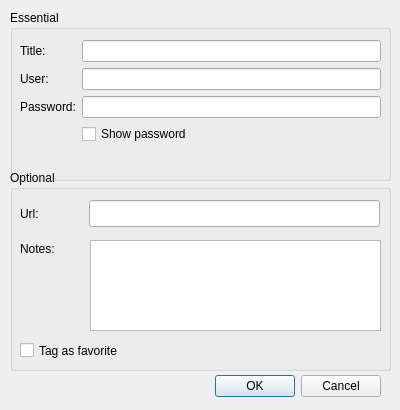
<?xml version="1.0" encoding="UTF-8"?>
<ui version="4.0">
 <class>ItemDialog</class>
 <widget class="QDialog" name="ItemDialog">
  <property name="windowModality">
   <enum>Qt::ApplicationModal</enum>
  </property>
  <property name="geometry">
   <rect>
    <x>0</x>
    <y>0</y>
    <width>400</width>
    <height>410</height>
   </rect>
  </property>
  <property name="sizePolicy">
   <sizepolicy hsizetype="Fixed" vsizetype="Fixed">
    <horstretch>0</horstretch>
    <verstretch>0</verstretch>
   </sizepolicy>
  </property>
  <property name="minimumSize">
   <size>
    <width>400</width>
    <height>410</height>
   </size>
  </property>
  <property name="maximumSize">
   <size>
    <width>400</width>
    <height>410</height>
   </size>
  </property>
  <property name="windowTitle">
   <string>New item</string>
  </property>
  <property name="windowIcon">
   <iconset resource="FortResources.qrc">
    <normaloff>:/icons/Fort255.png</normaloff>:/icons/Fort255.png</iconset>
  </property>
  <property name="modal">
   <bool>false</bool>
  </property>
  <widget class="QDialogButtonBox" name="buttonBox">
   <property name="geometry">
    <rect>
     <x>40</x>
     <y>370</y>
     <width>341</width>
     <height>32</height>
    </rect>
   </property>
   <property name="orientation">
    <enum>Qt::Horizontal</enum>
   </property>
   <property name="standardButtons">
    <set>QDialogButtonBox::Cancel|QDialogButtonBox::Ok</set>
   </property>
  </widget>
  <widget class="QGroupBox" name="groupBox">
   <property name="geometry">
    <rect>
     <x>10</x>
     <y>170</y>
     <width>381</width>
     <height>201</height>
    </rect>
   </property>
   <property name="title">
    <string>Optional</string>
   </property>
   <property name="flat">
    <bool>false</bool>
   </property>
   <property name="checkable">
    <bool>false</bool>
   </property>
   <property name="checked">
    <bool>false</bool>
   </property>
   <widget class="QLineEdit" name="lineEditUrl">
    <property name="geometry">
     <rect>
      <x>79</x>
      <y>30</y>
      <width>291</width>
      <height>27</height>
     </rect>
    </property>
    <property name="statusTip">
     <string>Optional url for the website these credentials are used</string>
    </property>
   </widget>
   <widget class="QLabel" name="labelUrl">
    <property name="geometry">
     <rect>
      <x>10</x>
      <y>30</y>
      <width>24</width>
      <height>27</height>
     </rect>
    </property>
    <property name="text">
     <string>Url:</string>
    </property>
   </widget>
   <widget class="QCheckBox" name="checkBoxTagAsFavorite">
    <property name="geometry">
     <rect>
      <x>10</x>
      <y>170</y>
      <width>111</width>
      <height>21</height>
     </rect>
    </property>
    <property name="text">
     <string>Tag as favorite</string>
    </property>
   </widget>
  </widget>
  <widget class="QGroupBox" name="groupBox_2">
   <property name="geometry">
    <rect>
     <x>10</x>
     <y>10</y>
     <width>381</width>
     <height>171</height>
    </rect>
   </property>
   <property name="title">
    <string>Essential</string>
   </property>
   <widget class="QWidget" name="formLayoutWidget">
    <property name="geometry">
     <rect>
      <x>10</x>
      <y>30</y>
      <width>361</width>
      <height>129</height>
     </rect>
    </property>
    <layout class="QFormLayout" name="formLayout">
     <property name="fieldGrowthPolicy">
      <enum>QFormLayout::AllNonFixedFieldsGrow</enum>
     </property>
     <item row="0" column="0">
      <widget class="QLabel" name="labelTitle_2">
       <property name="text">
        <string>Title:</string>
       </property>
      </widget>
     </item>
     <item row="0" column="1">
      <widget class="QLineEdit" name="lineTitle_2"/>
     </item>
     <item row="1" column="0">
      <widget class="QLabel" name="labelUser">
       <property name="text">
        <string>User:</string>
       </property>
      </widget>
     </item>
     <item row="1" column="1">
      <widget class="QLineEdit" name="lineUser"/>
     </item>
     <item row="3" column="0">
      <widget class="QLabel" name="labelPassword">
       <property name="text">
        <string>Password:</string>
       </property>
      </widget>
     </item>
     <item row="3" column="1">
      <widget class="QLineEdit" name="linePassword">
       <property name="inputMask">
        <string/>
       </property>
       <property name="echoMode">
        <enum>QLineEdit::Password</enum>
       </property>
      </widget>
     </item>
     <item row="4" column="1">
      <widget class="QCheckBox" name="checkBox">
       <property name="text">
        <string>Show password</string>
       </property>
       <property name="tristate">
        <bool>false</bool>
       </property>
      </widget>
     </item>
    </layout>
   </widget>
  </widget>
  <widget class="QTextEdit" name="textEdit">
   <property name="geometry">
    <rect>
     <x>90</x>
     <y>240</y>
     <width>291</width>
     <height>91</height>
    </rect>
   </property>
   <property name="lineWrapMode">
    <enum>QTextEdit::NoWrap</enum>
   </property>
  </widget>
  <widget class="QLabel" name="label">
   <property name="geometry">
    <rect>
     <x>20</x>
     <y>240</y>
     <width>67</width>
     <height>17</height>
    </rect>
   </property>
   <property name="text">
    <string>Notes:</string>
   </property>
  </widget>
 </widget>
 <tabstops>
  <tabstop>lineTitle_2</tabstop>
  <tabstop>lineUser</tabstop>
  <tabstop>linePassword</tabstop>
  <tabstop>checkBox</tabstop>
  <tabstop>lineEditUrl</tabstop>
  <tabstop>textEdit</tabstop>
 </tabstops>
 <resources>
  <include location="FortResources.qrc"/>
 </resources>
 <connections>
  <connection>
   <sender>buttonBox</sender>
   <signal>accepted()</signal>
   <receiver>ItemDialog</receiver>
   <slot>accept()</slot>
   <hints>
    <hint type="sourcelabel">
     <x>248</x>
     <y>254</y>
    </hint>
    <hint type="destinationlabel">
     <x>157</x>
     <y>274</y>
    </hint>
   </hints>
  </connection>
  <connection>
   <sender>buttonBox</sender>
   <signal>rejected()</signal>
   <receiver>ItemDialog</receiver>
   <slot>reject()</slot>
   <hints>
    <hint type="sourcelabel">
     <x>316</x>
     <y>260</y>
    </hint>
    <hint type="destinationlabel">
     <x>286</x>
     <y>274</y>
    </hint>
   </hints>
  </connection>
 </connections>
</ui>
